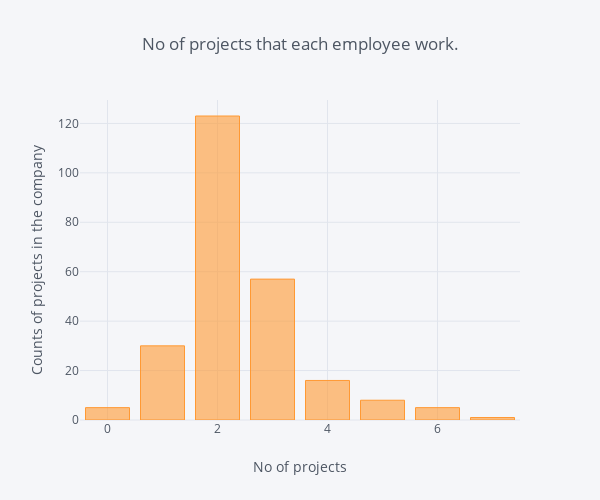

Notebook cell for this chart:
### Markdown cell above
## Observations
- **In the company most of the designations belong to Junior, Senior & VP**

### Code cell
print("No of projects that each employess work on most: ")
print(train['NoOfProjects'].value_counts())
print("------------------------------------------------------------------------------------------------------------------------------")

train['NoOfProjects'].value_counts().iplot(kind='bar', yTitle="Counts of projects in the company",
                                           xTitle="No of projects", title="No of projects that each employee work.",
                                 dimensions=(600,500))

### Figure 1 — Plotly figure (JSON) as saved in the notebook; plotly's stock layout.template omitted (floating-point values rounded to 4 significant figures)
{"data": [{"marker": {"color": "rgba(255, 153, 51, 0.6)", "line": {"color": "rgba(255, 153, 51, 1.0)", "width": 1}}, "name": "NoOfProjects", "orientation": "v", "text": "", "type": "bar", "uid": "0ac2c78b-3dbf-4795-9827-167c9d8745ad", "x": [2, 3, 1, 4, 5, 6, 0, 7], "y": [123, 57, 30, 16, 8, 5, 5, 1]}], "layout": {"height": 500, "legend": {"bgcolor": "#F5F6F9", "font": {"color": "#4D5663"}}, "paper_bgcolor": "#F5F6F9", "plot_bgcolor": "#F5F6F9", "title": {"font": {"color": "#4D5663"}, "text": "No of projects that each employee work."}, "width": 600, "xaxis": {"gridcolor": "#E1E5ED", "showgrid": true, "tickfont": {"color": "#4D5663"}, "title": {"font": {"color": "#4D5663"}, "text": "No of projects"}, "zerolinecolor": "#E1E5ED"}, "yaxis": {"gridcolor": "#E1E5ED", "showgrid": true, "tickfont": {"color": "#4D5663"}, "title": {"font": {"color": "#4D5663"}, "text": "Counts of projects in the company"}, "zerolinecolor": "#E1E5ED"}}}
